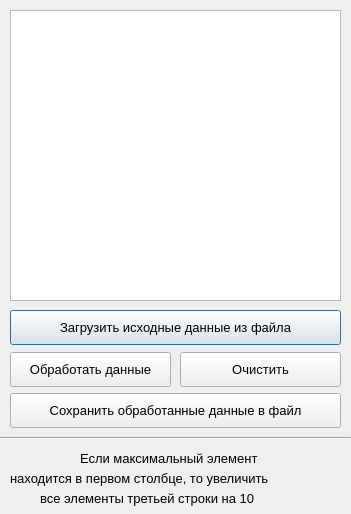
<?xml version="1.0" encoding="UTF-8"?>
<ui version="4.0">
 <class>Dialog</class>
 <widget class="QDialog" name="Dialog">
  <property name="geometry">
   <rect>
    <x>0</x>
    <y>0</y>
    <width>351</width>
    <height>514</height>
   </rect>
  </property>
  <property name="minimumSize">
   <size>
    <width>351</width>
    <height>514</height>
   </size>
  </property>
  <property name="maximumSize">
   <size>
    <width>351</width>
    <height>514</height>
   </size>
  </property>
  <property name="windowTitle">
   <string>Dialog</string>
  </property>
  <widget class="QPlainTextEdit" name="plainTextEdit">
   <property name="geometry">
    <rect>
     <x>10</x>
     <y>10</y>
     <width>331</width>
     <height>291</height>
    </rect>
   </property>
   <property name="font">
    <font>
     <family>Segoe UI</family>
     <pointsize>10</pointsize>
    </font>
   </property>
  </widget>
  <widget class="QPushButton" name="btn_upload_data">
   <property name="geometry">
    <rect>
     <x>10</x>
     <y>310</y>
     <width>331</width>
     <height>35</height>
    </rect>
   </property>
   <property name="font">
    <font>
     <family>Segoe UI</family>
     <pointsize>10</pointsize>
    </font>
   </property>
   <property name="text">
    <string>Загрузить исходные данные из файла</string>
   </property>
  </widget>
  <widget class="QPushButton" name="btn_process_data">
   <property name="geometry">
    <rect>
     <x>10</x>
     <y>352</y>
     <width>161</width>
     <height>35</height>
    </rect>
   </property>
   <property name="font">
    <font>
     <family>Segoe UI</family>
     <pointsize>10</pointsize>
    </font>
   </property>
   <property name="text">
    <string>Обработать данные</string>
   </property>
  </widget>
  <widget class="QPushButton" name="btn_clear">
   <property name="geometry">
    <rect>
     <x>180</x>
     <y>352</y>
     <width>161</width>
     <height>35</height>
    </rect>
   </property>
   <property name="font">
    <font>
     <family>Segoe UI</family>
     <pointsize>10</pointsize>
    </font>
   </property>
   <property name="text">
    <string>Очистить</string>
   </property>
  </widget>
  <widget class="QPushButton" name="btn_save_data">
   <property name="geometry">
    <rect>
     <x>10</x>
     <y>393</y>
     <width>331</width>
     <height>35</height>
    </rect>
   </property>
   <property name="font">
    <font>
     <family>Segoe UI</family>
     <pointsize>10</pointsize>
    </font>
   </property>
   <property name="text">
    <string>Сохранить обработанные данные в файл</string>
   </property>
  </widget>
  <widget class="QLabel" name="label_task_1">
   <property name="geometry">
    <rect>
     <x>80</x>
     <y>450</y>
     <width>321</width>
     <height>16</height>
    </rect>
   </property>
   <property name="font">
    <font>
     <family>Segoe UI</family>
     <pointsize>10</pointsize>
    </font>
   </property>
   <property name="text">
    <string>Если максимальный элемент  </string>
   </property>
  </widget>
  <widget class="QLabel" name="label_task_2">
   <property name="geometry">
    <rect>
     <x>10</x>
     <y>470</y>
     <width>341</width>
     <height>16</height>
    </rect>
   </property>
   <property name="font">
    <font>
     <family>Segoe UI</family>
     <pointsize>10</pointsize>
    </font>
   </property>
   <property name="text">
    <string>находится в первом столбце, то увеличить </string>
   </property>
  </widget>
  <widget class="QLabel" name="label_task_3">
   <property name="geometry">
    <rect>
     <x>40</x>
     <y>490</y>
     <width>311</width>
     <height>16</height>
    </rect>
   </property>
   <property name="font">
    <font>
     <family>Segoe UI</family>
     <pointsize>10</pointsize>
    </font>
   </property>
   <property name="text">
    <string>все элементы третьей строки на 10</string>
   </property>
  </widget>
  <widget class="Line" name="line">
   <property name="geometry">
    <rect>
     <x>0</x>
     <y>430</y>
     <width>351</width>
     <height>16</height>
    </rect>
   </property>
   <property name="orientation">
    <enum>Qt::Horizontal</enum>
   </property>
  </widget>
 </widget>
 <resources/>
 <connections/>
</ui>
